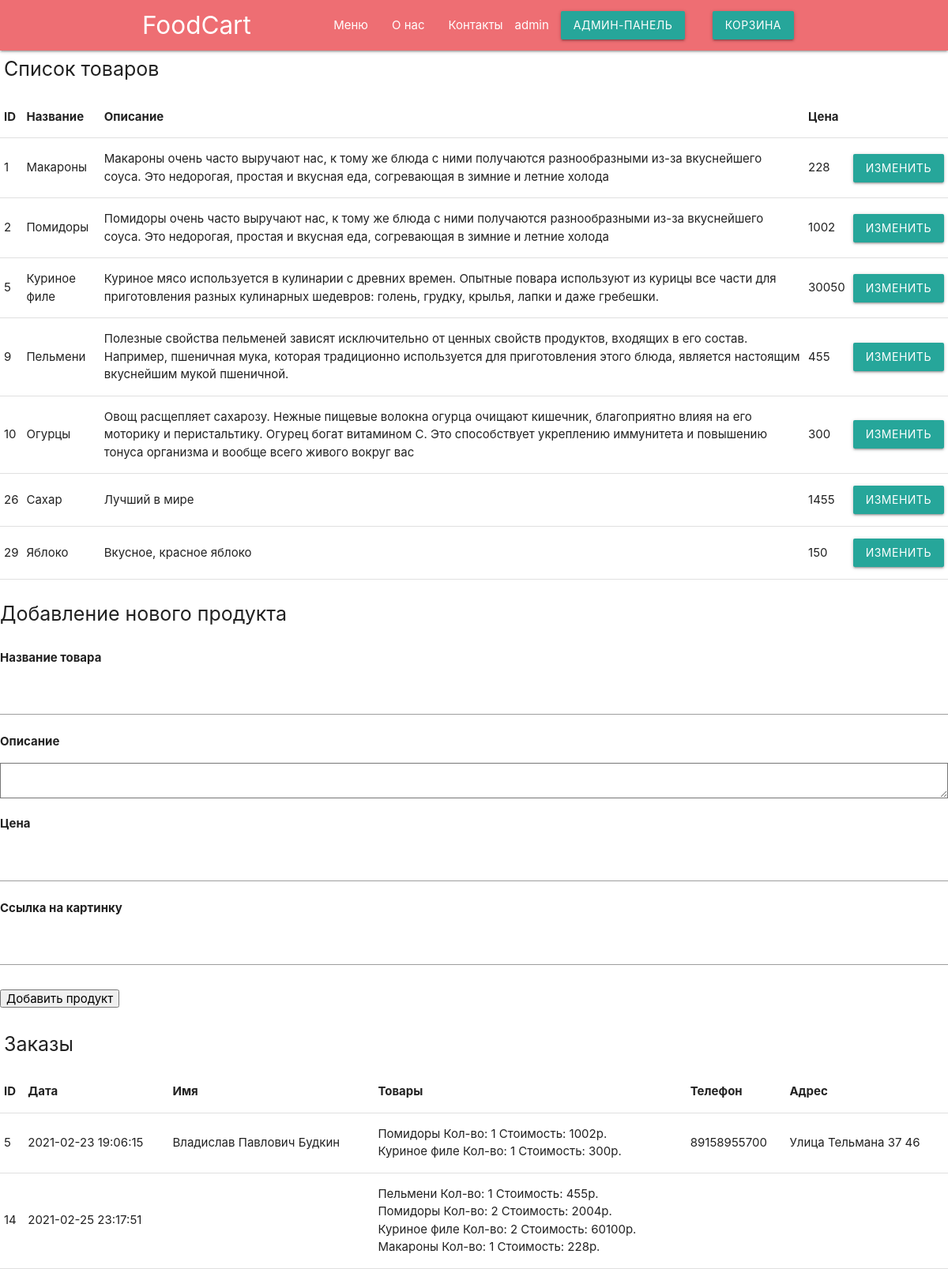
/admin.php (signed in), run on the app's committed database.
### tables this page shows
CREATE TABLE `users` (
  `id` int(255) NOT NULL,
  `login` varchar(255) NOT NULL,
  `password` varchar(255) NOT NULL,
  `email` varchar(255) NOT NULL,
  `role` int(255) NOT NULL
);

CREATE TABLE `goods` (
  `id` int(11) NOT NULL,
  `name` text NOT NULL,
  `desc` text NOT NULL,
  `price` int(11) NOT NULL,
  `image` longtext NOT NULL
);

CREATE TABLE `orders` (
  `id` int(255) NOT NULL,
  `id_user` int(255) NOT NULL,
  `goods` longtext NOT NULL,
  `date` datetime NOT NULL DEFAULT current_timestamp(),
  `name` varchar(255) NOT NULL,
  `phone` varchar(255) NOT NULL,
  `adress` text NOT NULL
);

### admin.php (the view, shortened to what this page needs)
<?php
include "database.php";
$username = '';
$role = 0;
if(array_key_exists('id',$_COOKIE)){
	$query = mysqli_query($induction, "SELECT * FROM users WHERE id='".$_COOKIE['id']."' AND password='".$_COOKIE['password']."'");
	$result = $query->fetch_row();
	$username = $result[1];
	if(!empty($result)){
		$role = $result[4];
		}
}
$query = mysqli_query($induction, "SELECT * FROM goods");
$queryOrders = mysqli_query($induction, "SELECT * FROM orders");
?>
<!DOCTYPE html>
<html lang="en">
<head>
<link type="text/css" rel="stylesheet" href="css/materialize.min.css"  media="screen,projection"/>
<link rel="stylesheet" href="assets/css/css.css"
</head>
<body>
	<div class = "navbar-fixed">
<nav>
	<div class = "nav-wrapper">
		<div class = "container">
		<a href = "#"  class = "brand-logo">FoodCart</a>
	<ul class = "right hide-on-med-and-down">
		<li><a href = "index.php">Меню</a></li>
		<li><a href = "onas.php">О нас</a></li>
		<li><a href = "contacts.php">Контакты</a></li>
        <?php if($username!==''):?>
			<li><?php echo $username;?></li>
			<?php else:?>
		<a href = "vhod.html" class="waves-effect waves-light btn">Вход</a>
		<?php endif;?>
		<?php if($role>0):?>
			<a href = "admin.php" class="waves-effect waves-light btn">Админ-панель</a>
			<?php endif;?>
		<a href = "cartpage.php" class="waves-effect waves-light btn">Корзина</a>
	</ul>
	</div>
	</div>
</nav>
</div>
<p style = "font-size: 25px; margin: 5px;"> Список товаров <p>
<table>
<tr>
<th> ID </th>
<th> Название </th>
<th> Описание </th>
<th> Цена </th>
</tr>
<?php while($product = $query->fetch_row()):?>
<tr>
<td> <?php echo $product[0] ?> </td>
<td> <?= $product[1] ?> </td>
<td> <?= $product[2] ?> </td>
<td> <?= $product[3] ?> </td>
<td> <a class = "waves-effect waves-light btn" href = "update.php?id=<?= $product[0]?>"> Изменить </td>
</tr>
<?php endwhile;?>
</table>
<p style = "font-size: 25px;"> Добавление нового продукта <p>
<form action = "create.php" method = "post">
<p> <b> Название товара</b> </p>
<input type = "text" name = "name">
<p> <b> Описание </b> </p>
<textarea name = "desc"></textarea>
<p> <b> Цена </b> </p>
<input type = "number" name = "price">
<p> <b> Ссылка на картинку </b> </p>
<input type = "text" name = "image">
 <br> <br>
<button type = "submit"> Добавить продукт </button>
<br>
<br>
<p style = "font-size: 25px; margin: 5px;"> Заказы <p>
<table>
<tr>
<th> ID </th>
<th> Дата </th>
<th> Имя </th>
<th> Товары </th>
<th> Телефон </th>
<th> Адрес </th>
</tr>
<?php while($product = $queryOrders->fetch_row()):?>
<tr>
<td> <?= $product[0] ?> </td>
<td> <?= $product[3] ?> </td>
<td> <?= $product[4] ?> </td>
<td> <?php $goods =  unserialize($product[2]);?><?php foreach($goods as $item){echo $item.'<br>';}?> </td>
<td> <?= $product[5] ?> </td>
<td> <?= $product[6] ?> </td>
</tr>
<?php endwhile;?>
</table>
</body>
</html>

### data on the page
users: login "admin"
goods: id "1", name "Макароны", desc "Макароны очень часто выручают нас, к тому же блюда с ними получаются разнообразными из-за вкуснейшего соуса. Это недорогая, простая и вкусная еда, согревающая в зимние и летние холода", price "228"
goods: id "2", name "Помидоры", desc "Помидоры очень часто выручают нас, к тому же блюда с ними получаются разнообразными из-за вкуснейшего соуса. Это недорогая, простая и вкусная еда, согревающая в зимние и летние холода", price "1002"
goods: id "5", name "Куриное филе", desc "Куриное мясо используется в кулинарии с древних времен. Опытные повара используют из курицы все части для приготовления разных кулинарных шедевров: голень, грудку, крылья, лапки и даже гребешки.", price "30050"
goods: id "9", name "Пельмени", desc "Полезные свойства пельменей зависят исключительно от ценных свойств продуктов, входящих в его состав. Например, пшеничная мука, которая традиционно используется для приготовления этого блюда, является настоящим вкуснейшим мукой пшеничной.", price "455"
goods: id "10", name "Огурцы", desc "Овощ расщепляет сахарозу. Нежные пищевые волокна огурца очищают кишечник, благоприятно влияя на его моторику и перистальтику. Огурец богат витамином С. Это способствует укреплению иммунитета и повышению тонуса организма и вообще всего живого вокруг вас", price "300"
goods: id "26", name "Сахар", desc "Лучший в мире", price "1455"
goods: id "29", name "Яблоко", desc "Вкусное, красное яблоко", price "150"
orders: id "5", date "2021-02-23 19:06:15", name "Владислав Павлович Будкин", goods "Помидоры Кол-во: 1 Стоимость: 1002р.", goods "Куриное филе Кол-во: 1 Стоимость: 300р.", phone "89158955700", adress "Улица Тельмана 37 46"
orders: id "14", date "2021-02-25 23:17:51", goods "Пельмени Кол-во: 1 Стоимость: 455р.", goods "Помидоры Кол-во: 2 Стоимость: 2004р.", goods "Куриное филе Кол-во: 2 Стоимость: 60100р.", goods "Макароны Кол-во: 1 Стоимость: 228р."
